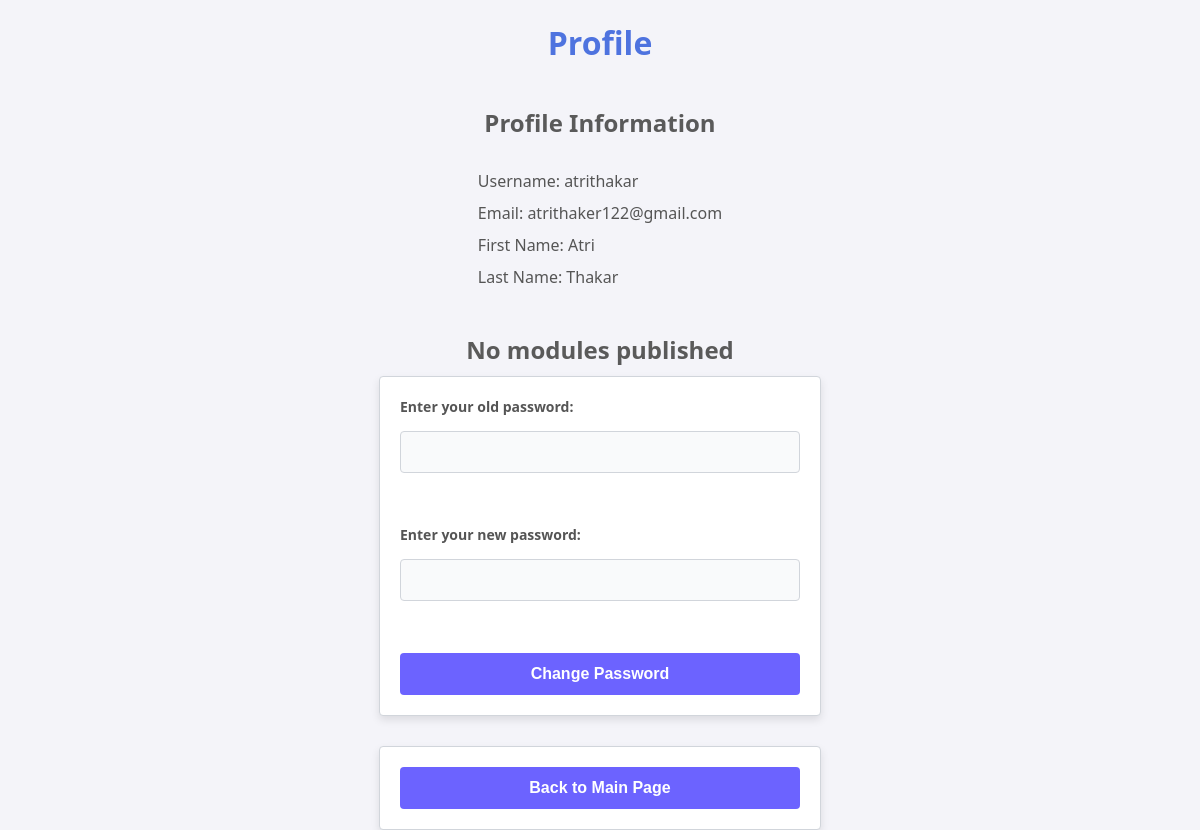
The app's page /profile (signed in), older data.
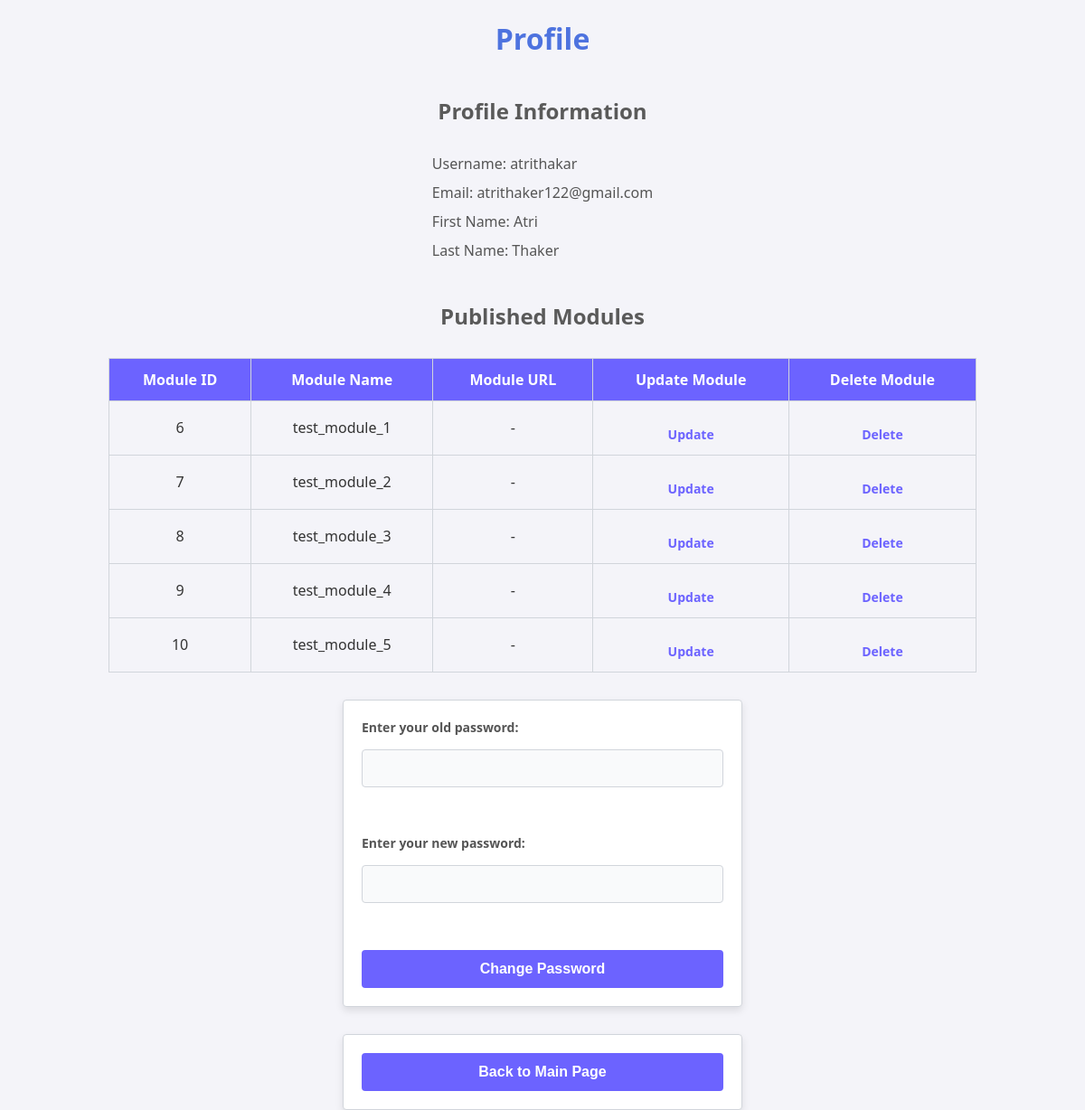
The same page, newer data.
### models.py (models this page shows, shortened)
class User(db.Model):
    email = db.Column(db.String(80), primary_key = True)
    password = db.Column(db.String(120), nullable=False)
    first_name = db.Column(db.String(40), nullable=False)
    last_name = db.Column(db.String(40), nullable=True)
    username = db.Column(db.String(40), nullable=False)

class Module(db.Model):
    module_id = db.Column(db.Integer, primary_key=True)
    module_name = db.Column(db.String(80), nullable=False)
    module_url = db.Column(db.String(120), nullable=False)
    associated_user = db.Column(db.String(80), db.ForeignKey('user.email'), nullable=False)

### app.py (the view)
@app.route('/profile',methods=['GET'])
def get_profile():
    return get_profile_webui()

### webui_funcs.py (called while the page is built)
def get_profile_webui():
    if session.get('email'):
        profile = User.query.filter_by(email=session.get('email')).first()
        return render_template('profile.html',profile=profile,modules=Module.query.filter_by(associated_user=session.get('email')).all())
    return redirect(url_for('index'))

### templates/profile.html (shortened to what this page needs)
<!DOCTYPE html>
<html lang="en">
<head>
    <link rel="stylesheet" href="{{ url_for('static', filename='profile.css') }}">
</head>
<body>
    <h1>Profile</h1>
    {% if profile %}
    <h2>Profile Information</h2>
    <ul>
        <li>Username: {{ profile['username'] }}</li>
        <li>Email: {{ profile['email'] }}</li>
        <li>First Name: {{ profile['first_name'] }}</li>
        <li>Last Name: {{ profile['last_name'] }}</li>
    </ul>
    {% else %}
    <h2>Error occured getting profle information...</h2>
    {% endif %}
    {% if modules %}
    <h2>Published Modules</h2>
    <table border="1">
        <thead>
            <tr>
                <th>Module ID</th>
                <th>Module Name</th>
                <th>Module URL</th>
                <th>Update Module</th>
                <th>Delete Module</th>
            </tr>
        </thead>
        <tbody>
            {% for module in modules %}
            <tr>
                <td>{{ module['module_id'] }}</td>
                <td>{{ module['module_name'] }}</td>
                <td>{{ module['module_url'] }}</td>
                <td><a href="/update_module/{{module.module_id}}">Update</a></td>
                <td><a href="/delete_module/{{module.module_id}}">Delete</a></td>
            </tr>
            {% endfor %}
        </tbody>
    </table>
    {% else %}
    <h2>No modules published</h2>
    {% endif %}
    <form action="/change_password" method="post">
        <label for="old_password">Enter your old password: </label>
        <input type="text" name="old_password" id="old_password" required><br>
        <label for="new_password">Enter your new password: </label>
        <input type="text" name="new_password" id="new_password" required><br>
        <button type="submit">Change Password</button>
    </form>
    <form action="/main_page" method="get">
        <button type="submit">Back to Main Page</button>
    </form>
</body>
</html>

### static/profile.css (style rules this page uses)
body { font-family: 'Segoe UI', Tahoma, Geneva, Verdana, sans-serif; background-color: #f4f4f9; color: #333333; margin: 0; padding: 0; display: flex; flex-direction: column; align-items: center; height: 100vh; justify-content: flex-start; }
h1 { color: #4e73df; text-align: center; }
h2 { color: #5a5a5a; margin-bottom: 10px; }
ul { list-style-type: none; padding: 0; margin-bottom: 20px; }
ul li { font-size: 16px; padding: 5px 0; color: #555555; }
form { display: flex; flex-direction: column; gap: 15px; background-color: #ffffff; padding: 20px; border: 1px solid #d1d5db; box-shadow: 0 4px 8px rgba(0, 0, 0, 0.1); width: 100%; max-width: 400px; border-radius: 4px; margin-bottom: 30px; }
form label { font-size: 14px; color: #555555; font-weight: bold; }
form input { width: 100%; padding: 12px; font-size: 14px; border: 1px solid #d1d5db; background-color: #f9fafb; color: #333333; border-radius: 4px; box-sizing: border-box; }
button { padding: 12px; font-size: 16px; font-weight: bold; background-color: #6c63ff; color: #ffffff; border: none; border-radius: 4px; cursor: pointer; transition: background-color 0.3s ease-in-out; }
table { width: 80%; border-collapse: collapse; margin-top: 20px; margin-bottom: 30px; }
table th, table td { padding: 12px; text-align: center; border: 1px solid #d1d5db; }
table th { background-color: #6c63ff; color: white; }
table td a { text-decoration: none; color: #6c63ff; font-weight: bold; transition: color 0.3s ease-in-out; }
a { color: #6c63ff; text-decoration: none; font-size: 14px; transition: color 0.3s ease-in-out; display: inline-block; margin-top: 15px; }

Row changes from the older to the newer data that the page shows:
changed User "atrithakar": last_name "Thakar" → "Thaker"
added Module: module_id "6", module_name "test_module_1", module_url "-"
added Module: module_id "7", module_name "test_module_2", module_url "-"
added Module: module_id "8", module_name "test_module_3", module_url "-"
added Module: module_id "9", module_name "test_module_4", module_url "-"
added Module: module_id "10", module_name "test_module_5", module_url "-"
Text that changed along with them:
text no longer shown: "No modules published"
text now shown: "Published Modules Module ID Module Name Module URL Update Module Delete Module"
